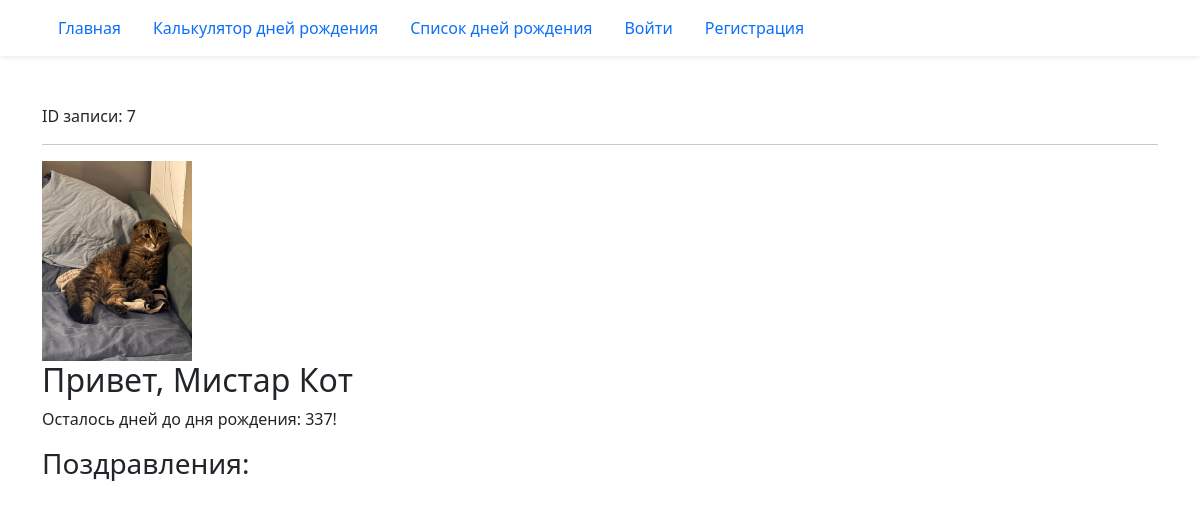
The page /birthday/7/ on the database as committed earlier.
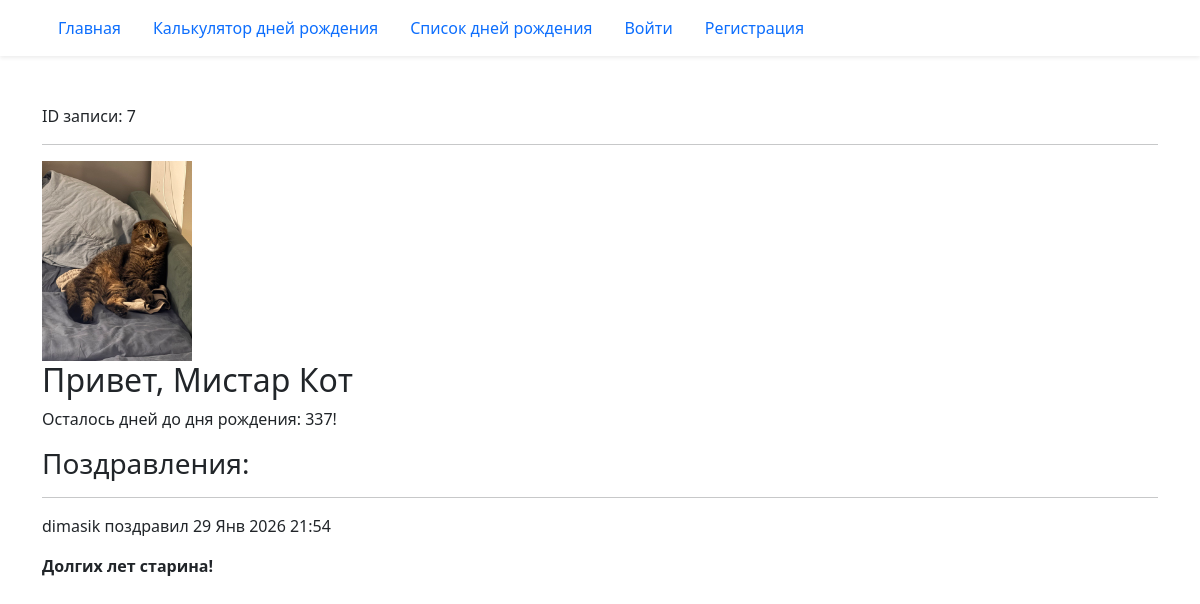
The same page on the database as committed later.
### birthday/models.py (models this page shows)
class Congratulation(models.Model):
    text = models.TextField('Текст поздравления')
    birthday = models.ForeignKey(
        Birthday,
        on_delete=models.CASCADE,
        related_name='congratulations',
    )
    created_at = models.DateTimeField(auto_now_add=True)
    author = models.ForeignKey(User, on_delete=models.CASCADE)
    class Meta:
        ordering = ('created_at',)

### birthday/views.py (the view)
# urls.py: path('<int:pk>/', views.BirthdayDetailView.as_view(), name='detail'),
class BirthdayDetailView(DetailView):
    model = Birthday
    def get_context_data(self, **kwargs):
        context = super().get_context_data(**kwargs)
        context['birthday_countdown'] = calculate_birthday_countdown(
            self.object.birthday
        )
        context['form'] = CongratulationForm()
        context['congratulations'] = (
            self.object.congratulations.select_related('author')
        )
        return context

### birthday/utils.py (called while the page is built)
def calculate_birthday_countdown(birthday):
    today = date.today()
    this_year_birthday = get_birthday_for_year(birthday, today.year)
    if this_year_birthday < today:
        next_birthday = get_birthday_for_year(birthday, today.year + 1)
    else:
        next_birthday = this_year_birthday
    birthday_countdown = (next_birthday - today).days
    return birthday_countdown

def get_birthday_for_year(birthday, year):
    try:
        calculated_birthday = birthday.replace(year=year)
    except ValueError:
        calculated_birthday = date(year=year, month=3, day=1)
    return calculated_birthday

### templates/birthday/birthday_detail.html (shortened to what this page needs)
{% extends "base.html" %}
{% load django_bootstrap5 %}
{% block content %}
  ID записи: {{ object.id }}
  <hr>
  {% if birthday.image %}
    <div>
      <img src="{{ birthday.image.url }}" height="200">
    </div>
  {% endif %}
   <h2>Привет, {{ object.first_name }} {{ object.last_name }}</h2>
  {% if birthday_countdown == 0 %}
    <p>С днём рождения!</p>
  {% else %}
    <p>Осталось дней до дня рождения: {{ birthday_countdown }}!</p>
  {% endif %}
  <div>
    <h3>Поздравления:</h3>
    {% for congratulation in congratulations %}
      <hr>
      <p>
        {{ congratulation.author.username }}
        поздравил {{ congratulation.created_at|date:"d M Y H:i" }}
      </p>
      <p><b>{{ congratulation.text }}</b></p>
    {% endfor %}
  </div>
{% endblock content %}

Rows that differ between the two databases and show on the page:
added Congratulation: author.username "dimasik", created_at "29 Янв 2026 21:54", text "Долгих лет старина!"
